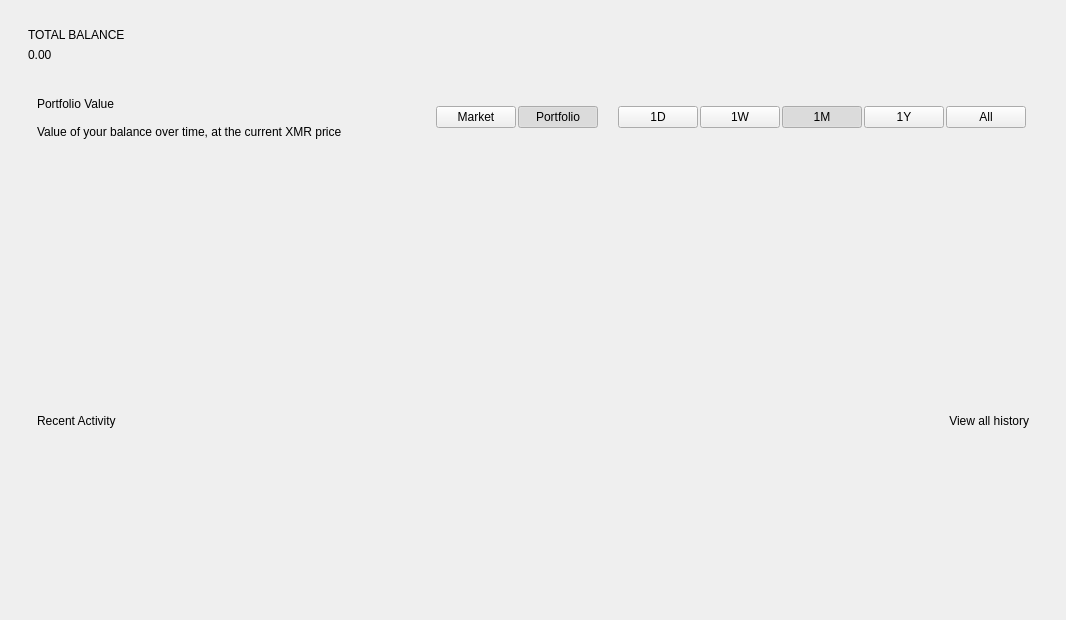
<?xml version="1.0" encoding="UTF-8"?>
<ui version="4.0">
 <class>HomeWidget</class>
 <widget class="QWidget" name="HomeWidget">
  <property name="geometry">
   <rect>
    <x>0</x>
    <y>0</y>
    <width>1066</width>
    <height>620</height>
   </rect>
  </property>
  <property name="windowTitle">
   <string>Form</string>
  </property>
  <layout class="QVBoxLayout" name="verticalLayout">
   <property name="spacing">
    <number>20</number>
   </property>
   <property name="leftMargin">
    <number>28</number>
   </property>
   <property name="topMargin">
    <number>28</number>
   </property>
   <property name="rightMargin">
    <number>28</number>
   </property>
   <property name="bottomMargin">
    <number>28</number>
   </property>
   <item>
    <layout class="QVBoxLayout" name="widgetLayout">
     <item>
      <widget class="QFrame" name="frame_hero">
       <property name="frameShape">
        <enum>QFrame::Shape::NoFrame</enum>
       </property>
       <layout class="QHBoxLayout" name="horizontalLayout">
        <property name="leftMargin">
         <number>0</number>
        </property>
        <property name="topMargin">
         <number>0</number>
        </property>
        <property name="rightMargin">
         <number>0</number>
        </property>
        <property name="bottomMargin">
         <number>0</number>
        </property>
        <item>
         <layout class="QVBoxLayout" name="verticalLayout_2">
          <property name="spacing">
           <number>6</number>
          </property>
          <item>
           <widget class="QLabel" name="label_balanceEyebrow">
            <property name="text">
             <string>TOTAL BALANCE</string>
            </property>
           </widget>
          </item>
          <item>
           <widget class="QLabel" name="accountBalance">
            <property name="text">
             <string>0.00</string>
            </property>
           </widget>
          </item>
         </layout>
        </item>
        <item>
         <spacer name="horizontalSpacer">
          <property name="orientation">
           <enum>Qt::Orientation::Horizontal</enum>
          </property>
          <property name="sizeHint" stdset="0">
           <size>
            <width>40</width>
            <height>20</height>
           </size>
          </property>
         </spacer>
        </item>
        <item>
         <widget class="QFrame" name="framePill">
          <property name="frameShape">
           <enum>QFrame::Shape::NoFrame</enum>
          </property>
          <layout class="QHBoxLayout" name="horizontalLayout_2">
           <property name="spacing">
            <number>8</number>
           </property>
           <property name="leftMargin">
            <number>0</number>
           </property>
           <property name="topMargin">
            <number>0</number>
           </property>
           <property name="rightMargin">
            <number>0</number>
           </property>
           <property name="bottomMargin">
            <number>0</number>
           </property>
           <item>
            <widget class="QLabel" name="connectionIndicator">
             <property name="minimumSize">
              <size>
               <width>10</width>
               <height>10</height>
              </size>
             </property>
             <property name="maximumSize">
              <size>
               <width>10</width>
               <height>10</height>
              </size>
             </property>
             <property name="text">
              <string/>
             </property>
            </widget>
           </item>
           <item>
            <widget class="QLabel" name="connectionState">
             <property name="text">
              <string/>
             </property>
             <property name="alignment">
              <set>Qt::AlignmentFlag::AlignRight|Qt::AlignmentFlag::AlignTrailing|Qt::AlignmentFlag::AlignVCenter</set>
             </property>
            </widget>
           </item>
          </layout>
         </widget>
        </item>
       </layout>
      </widget>
     </item>
    </layout>
   </item>
   <item>
    <widget class="QFrame" name="frame_chart">
     <property name="minimumSize">
      <size>
       <width>0</width>
       <height>300</height>
      </size>
     </property>
     <property name="frameShape">
      <enum>QFrame::Shape::NoFrame</enum>
     </property>
     <layout class="QVBoxLayout" name="verticalLayout_chart">
      <property name="spacing">
       <number>14</number>
      </property>
      <item>
       <layout class="QHBoxLayout" name="horizontalLayout_chartHeader">
        <item>
         <layout class="QVBoxLayout" name="verticalLayout_chartTitles">
          <property name="spacing">
           <number>2</number>
          </property>
          <item>
           <widget class="QLabel" name="label_chartTitle">
            <property name="text">
             <string>Portfolio Value</string>
            </property>
           </widget>
          </item>
          <item>
           <widget class="QLabel" name="label_chartSubtitle">
            <property name="text">
             <string>Value of your balance over time, at the current XMR price</string>
            </property>
           </widget>
          </item>
         </layout>
        </item>
        <item>
         <spacer name="horizontalSpacer_chart">
          <property name="orientation">
           <enum>Qt::Orientation::Horizontal</enum>
          </property>
          <property name="sizeHint" stdset="0">
           <size>
            <width>40</width>
            <height>20</height>
           </size>
          </property>
         </spacer>
        </item>
        <item>
         <widget class="QFrame" name="modeSelector">
          <property name="frameShape">
           <enum>QFrame::Shape::NoFrame</enum>
          </property>
          <layout class="QHBoxLayout" name="horizontalLayout_mode">
           <property name="spacing">
            <number>2</number>
           </property>
           <property name="leftMargin">
            <number>3</number>
           </property>
           <property name="topMargin">
            <number>3</number>
           </property>
           <property name="rightMargin">
            <number>3</number>
           </property>
           <property name="bottomMargin">
            <number>3</number>
           </property>
           <item>
            <widget class="QPushButton" name="btn_modeMarket">
             <property name="cursor">
              <cursorShape>PointingHandCursor</cursorShape>
             </property>
             <property name="text">
              <string>Market</string>
             </property>
             <property name="checkable">
              <bool>true</bool>
             </property>
             <property name="checked">
              <bool>false</bool>
             </property>
             <property name="autoExclusive">
              <bool>true</bool>
             </property>
            </widget>
           </item>
           <item>
            <widget class="QPushButton" name="btn_modePortfolio">
             <property name="cursor">
              <cursorShape>PointingHandCursor</cursorShape>
             </property>
             <property name="text">
              <string>Portfolio</string>
             </property>
             <property name="checkable">
              <bool>true</bool>
             </property>
             <property name="checked">
              <bool>true</bool>
             </property>
             <property name="autoExclusive">
              <bool>true</bool>
             </property>
            </widget>
           </item>
          </layout>
         </widget>
        </item>
        <item>
         <widget class="QFrame" name="rangeSelector">
          <property name="frameShape">
           <enum>QFrame::Shape::NoFrame</enum>
          </property>
          <layout class="QHBoxLayout" name="horizontalLayout_range">
           <property name="spacing">
            <number>2</number>
           </property>
           <property name="leftMargin">
            <number>3</number>
           </property>
           <property name="topMargin">
            <number>3</number>
           </property>
           <property name="rightMargin">
            <number>3</number>
           </property>
           <property name="bottomMargin">
            <number>3</number>
           </property>
           <item>
            <widget class="QPushButton" name="btn_range1D">
             <property name="cursor">
              <cursorShape>PointingHandCursor</cursorShape>
             </property>
             <property name="text">
              <string>1D</string>
             </property>
             <property name="checkable">
              <bool>true</bool>
             </property>
             <property name="checked">
              <bool>false</bool>
             </property>
             <property name="autoExclusive">
              <bool>true</bool>
             </property>
            </widget>
           </item>
           <item>
            <widget class="QPushButton" name="btn_range1W">
             <property name="cursor">
              <cursorShape>PointingHandCursor</cursorShape>
             </property>
             <property name="text">
              <string>1W</string>
             </property>
             <property name="checkable">
              <bool>true</bool>
             </property>
             <property name="checked">
              <bool>false</bool>
             </property>
             <property name="autoExclusive">
              <bool>true</bool>
             </property>
            </widget>
           </item>
           <item>
            <widget class="QPushButton" name="btn_range1M">
             <property name="cursor">
              <cursorShape>PointingHandCursor</cursorShape>
             </property>
             <property name="text">
              <string>1M</string>
             </property>
             <property name="checkable">
              <bool>true</bool>
             </property>
             <property name="checked">
              <bool>true</bool>
             </property>
             <property name="autoExclusive">
              <bool>true</bool>
             </property>
            </widget>
           </item>
           <item>
            <widget class="QPushButton" name="btn_range1Y">
             <property name="cursor">
              <cursorShape>PointingHandCursor</cursorShape>
             </property>
             <property name="text">
              <string>1Y</string>
             </property>
             <property name="checkable">
              <bool>true</bool>
             </property>
             <property name="checked">
              <bool>false</bool>
             </property>
             <property name="autoExclusive">
              <bool>true</bool>
             </property>
            </widget>
           </item>
           <item>
            <widget class="QPushButton" name="btn_rangeAll">
             <property name="cursor">
              <cursorShape>PointingHandCursor</cursorShape>
             </property>
             <property name="text">
              <string>All</string>
             </property>
             <property name="checkable">
              <bool>true</bool>
             </property>
             <property name="checked">
              <bool>false</bool>
             </property>
             <property name="autoExclusive">
              <bool>true</bool>
             </property>
            </widget>
           </item>
          </layout>
         </widget>
        </item>
       </layout>
      </item>
      <item>
       <widget class="QWidget" name="chartContainer" native="true">
        <property name="minimumSize">
         <size>
          <width>0</width>
          <height>215</height>
         </size>
        </property>
       </widget>
      </item>
     </layout>
    </widget>
   </item>
   <item>
    <widget class="QFrame" name="frame_activity">
     <property name="frameShape">
      <enum>QFrame::Shape::NoFrame</enum>
     </property>
     <layout class="QVBoxLayout" name="verticalLayout_activity">
      <property name="spacing">
       <number>12</number>
      </property>
      <item>
       <layout class="QHBoxLayout" name="horizontalLayout_activityHeader">
        <item>
         <widget class="QLabel" name="recentActivity">
          <property name="text">
           <string>Recent Activity</string>
          </property>
         </widget>
        </item>
        <item>
         <spacer name="horizontalSpacer_2">
          <property name="orientation">
           <enum>Qt::Orientation::Horizontal</enum>
          </property>
          <property name="sizeHint" stdset="0">
           <size>
            <width>40</width>
            <height>20</height>
           </size>
          </property>
         </spacer>
        </item>
        <item>
         <widget class="ClickableLabel" name="viewHistory">
          <property name="cursor">
           <cursorShape>PointingHandCursor</cursorShape>
          </property>
          <property name="text">
           <string>View all history</string>
          </property>
          <property name="alignment">
           <set>Qt::AlignmentFlag::AlignRight|Qt::AlignmentFlag::AlignTrailing|Qt::AlignmentFlag::AlignVCenter</set>
          </property>
         </widget>
        </item>
       </layout>
      </item>
      <item>
       <layout class="QVBoxLayout" name="activityList">
        <property name="spacing">
         <number>4</number>
        </property>
       </layout>
      </item>
     </layout>
    </widget>
   </item>
   <item>
    <spacer name="verticalSpacer_3">
     <property name="orientation">
      <enum>Qt::Orientation::Vertical</enum>
     </property>
     <property name="sizeHint" stdset="0">
      <size>
       <width>20</width>
       <height>20</height>
      </size>
     </property>
    </spacer>
   </item>
  </layout>
 </widget>
 <customwidgets>
  <customwidget>
   <class>ClickableLabel</class>
   <extends>QLabel</extends>
   <header>components.h</header>
  </customwidget>
 </customwidgets>
 <resources/>
 <connections/>
</ui>
